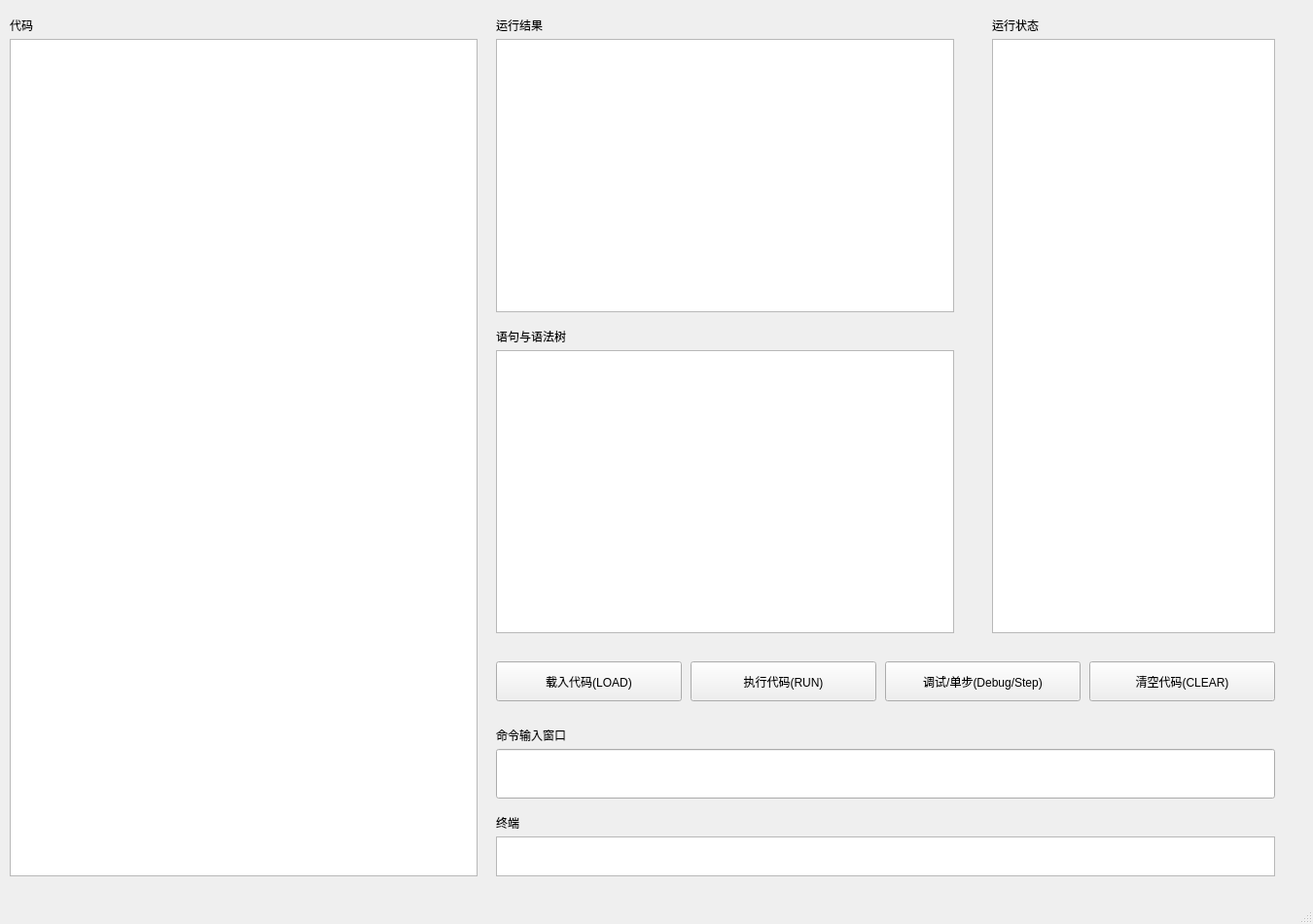
<?xml version="1.0" encoding="UTF-8"?>
<ui version="4.0">
 <class>MainWindow</class>
 <widget class="QMainWindow" name="MainWindow">
  <property name="geometry">
   <rect>
    <x>0</x>
    <y>0</y>
    <width>1350</width>
    <height>950</height>
   </rect>
  </property>
  <property name="windowTitle">
   <string>MainWindow</string>
  </property>
  <widget class="QWidget" name="centralwidget">
   <widget class="QTextBrowser" name="textBrowser_code">
    <property name="geometry">
     <rect>
      <x>10</x>
      <y>40</y>
      <width>481</width>
      <height>861</height>
     </rect>
    </property>
    <property name="html">
     <string>&lt;!DOCTYPE HTML PUBLIC &quot;-//W3C//DTD HTML 4.0//EN&quot; &quot;http://www.w3.org/TR/REC-html40/strict.dtd&quot;&gt;
&lt;html&gt;&lt;head&gt;&lt;meta name=&quot;qrichtext&quot; content=&quot;1&quot; /&gt;&lt;style type=&quot;text/css&quot;&gt;
p, li { white-space: pre-wrap; }
&lt;/style&gt;&lt;/head&gt;&lt;body style=&quot; font-family:'SimSun'; font-size:9pt; font-weight:400; font-style:normal;&quot;&gt;
&lt;p style=&quot;-qt-paragraph-type:empty; margin-top:0px; margin-bottom:0px; margin-left:0px; margin-right:0px; -qt-block-indent:0; text-indent:0px;&quot;&gt;&lt;br /&gt;&lt;/p&gt;&lt;/body&gt;&lt;/html&gt;</string>
    </property>
   </widget>
   <widget class="QLabel" name="label_result">
    <property name="geometry">
     <rect>
      <x>510</x>
      <y>10</y>
      <width>71</width>
      <height>31</height>
     </rect>
    </property>
    <property name="text">
     <string>运行结果</string>
    </property>
   </widget>
   <widget class="QPushButton" name="button_load">
    <property name="geometry">
     <rect>
      <x>510</x>
      <y>680</y>
      <width>191</width>
      <height>41</height>
     </rect>
    </property>
    <property name="text">
     <string>载入代码(LOAD)</string>
    </property>
   </widget>
   <widget class="QLabel" name="label_cmd">
    <property name="geometry">
     <rect>
      <x>510</x>
      <y>730</y>
      <width>111</width>
      <height>51</height>
     </rect>
    </property>
    <property name="text">
     <string>命令输入窗口</string>
    </property>
   </widget>
   <widget class="QPushButton" name="button_run">
    <property name="geometry">
     <rect>
      <x>710</x>
      <y>680</y>
      <width>191</width>
      <height>41</height>
     </rect>
    </property>
    <property name="text">
     <string>执行代码(RUN)</string>
    </property>
   </widget>
   <widget class="QTextBrowser" name="textBrowser_result">
    <property name="geometry">
     <rect>
      <x>510</x>
      <y>40</y>
      <width>471</width>
      <height>281</height>
     </rect>
    </property>
   </widget>
   <widget class="QLineEdit" name="lineEdit_cmd">
    <property name="geometry">
     <rect>
      <x>510</x>
      <y>770</y>
      <width>801</width>
      <height>51</height>
     </rect>
    </property>
    <property name="text">
     <string/>
    </property>
   </widget>
   <widget class="QLabel" name="label_sentence">
    <property name="geometry">
     <rect>
      <x>510</x>
      <y>330</y>
      <width>91</width>
      <height>31</height>
     </rect>
    </property>
    <property name="text">
     <string>语句与语法树</string>
    </property>
   </widget>
   <widget class="QTextBrowser" name="textBrowser_terminal">
    <property name="geometry">
     <rect>
      <x>510</x>
      <y>860</y>
      <width>801</width>
      <height>41</height>
     </rect>
    </property>
   </widget>
   <widget class="QPushButton" name="button_clear">
    <property name="geometry">
     <rect>
      <x>1120</x>
      <y>680</y>
      <width>191</width>
      <height>41</height>
     </rect>
    </property>
    <property name="text">
     <string>清空代码(CLEAR)</string>
    </property>
   </widget>
   <widget class="QLabel" name="label_code">
    <property name="geometry">
     <rect>
      <x>10</x>
      <y>10</y>
      <width>41</width>
      <height>31</height>
     </rect>
    </property>
    <property name="text">
     <string>代码</string>
    </property>
   </widget>
   <widget class="QTextBrowser" name="textBrowser_sentence">
    <property name="geometry">
     <rect>
      <x>510</x>
      <y>360</y>
      <width>471</width>
      <height>291</height>
     </rect>
    </property>
   </widget>
   <widget class="QLabel" name="label_terminal">
    <property name="geometry">
     <rect>
      <x>510</x>
      <y>830</y>
      <width>61</width>
      <height>31</height>
     </rect>
    </property>
    <property name="text">
     <string>终端</string>
    </property>
   </widget>
   <widget class="QTextBrowser" name="textBrowser_state">
    <property name="geometry">
     <rect>
      <x>1020</x>
      <y>40</y>
      <width>291</width>
      <height>611</height>
     </rect>
    </property>
   </widget>
   <widget class="QLabel" name="label_state">
    <property name="geometry">
     <rect>
      <x>1020</x>
      <y>10</y>
      <width>71</width>
      <height>31</height>
     </rect>
    </property>
    <property name="text">
     <string>运行状态</string>
    </property>
   </widget>
   <widget class="QPushButton" name="button_debug">
    <property name="geometry">
     <rect>
      <x>910</x>
      <y>680</y>
      <width>201</width>
      <height>41</height>
     </rect>
    </property>
    <property name="text">
     <string>调试/单步(Debug/Step)</string>
    </property>
   </widget>
  </widget>
  <widget class="QMenuBar" name="menubar">
   <property name="geometry">
    <rect>
     <x>0</x>
     <y>0</y>
     <width>1350</width>
     <height>21</height>
    </rect>
   </property>
  </widget>
  <widget class="QStatusBar" name="statusbar"/>
 </widget>
 <resources/>
 <connections/>
</ui>
